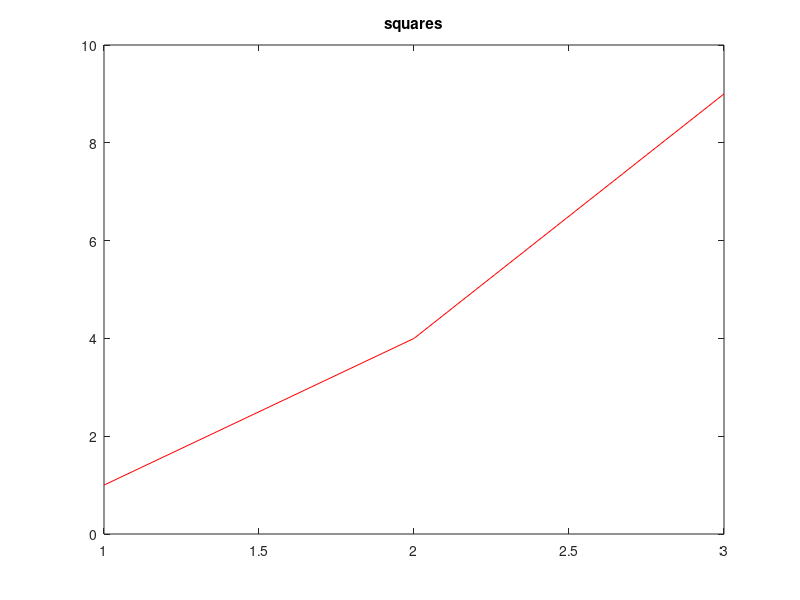

Write the MATLAB code that produced this figure.
% TEST: a plot call in a compiled script draws instead of printing.
%
% opt2 (C-JIT) wrote each plot call as a raw "\x1emtoc2:plot\t{...}" line
% straight to stdout, bypassing the host output hook, so the record was
% printed (and no plot instruction recorded) while opt0/opt1 printed only
% the fprintf output. Char arguments were also encoded as null.
x = 1:3;
plot(x, x.^2, 'r-');
title('squares');
fprintf('done %d\n', numel(x));
